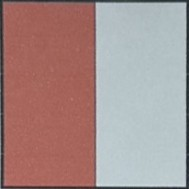
#> input picture wtest2.jpg, 189 x 189 px
$ python data.py
#> lines starting #> are read from the running program, lines starting #| are printed output that depends on the picture; after the words box and inside, x2 and y2 are one past the last pixel; in counts of white or black regions, pixels touching at a corner belong together
import cv2
import numpy as np
import os

# ===== CONFIG =====
INPUT_IMAGE = "wtest2.jpg"
IMG_DIR = "data/input"
REF_DIR = "data/target"

os.makedirs(IMG_DIR, exist_ok=True)
os.makedirs(REF_DIR, exist_ok=True)

# ===== โหลดภาพ =====
img = cv2.imread(INPUT_IMAGE)
#> img is the input picture: shape (189, 189, 3); mean B, G, R 140.2, 142.5, 167
if img is None:
    raise ValueError("โหลดภาพไม่ได้")

# ===== helper functions =====

def adjust_brightness(image, value):
    hsv = cv2.cvtColor(image, cv2.COLOR_BGR2HSV)
    h, s, v = cv2.split(hsv)

    v = v.astype(np.int16)  # 👈 แก้ตรงนี้
    v = np.clip(v + value, 0, 255)

    final_hsv = cv2.merge((h, s, v.astype(np.uint8)))
    return cv2.cvtColor(final_hsv, cv2.COLOR_HSV2BGR)

def adjust_orange(image, value):
    hsv = cv2.cvtColor(image, cv2.COLOR_BGR2HSV)

    h, s, v = cv2.split(hsv)

    # สีส้มอยู่ประมาณ H = 10-25
    mask = (h >= 10) & (h <= 25)

    s = s.astype(np.int16)
    s[mask] = np.clip(s[mask] + value, 0, 255)

    final_hsv = cv2.merge((h, s.astype(np.uint8), v))
    return cv2.cvtColor(final_hsv, cv2.COLOR_HSV2BGR)

# ===== generate =====

counter = 1

def save_pair(processed_img, idx):
    global counter

    img_name = f"img_{idx:04d}.jpg"
    ref_name = f"img_{idx:04d}.jpg"

    cv2.imwrite(os.path.join(IMG_DIR, img_name), processed_img)
    cv2.imwrite(os.path.join(REF_DIR, ref_name), img)

# ===== 1. เพิ่มแสง +5 =====
for i in range(1, 101):
    new_img = adjust_brightness(img, i * 5)
    save_pair(new_img, counter)
    counter += 1
#> this loop made 100 passes
#> pass 1, in adjust_brightness, `h, s, v = cv2.split(hsv)`:
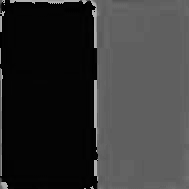
#> h: shape (189, 189); min 0, max 179, mean 52.8
#> pass 1, in adjust_brightness, `h, s, v = cv2.split(hsv)`:
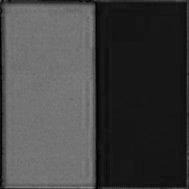
#> s: shape (189, 189); min 0, max 139, mean 65.6
#> pass 1, in adjust_brightness, `h, s, v = cv2.split(hsv)`:
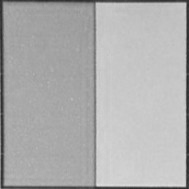
#> v: shape (189, 189); min 38, max 227, mean 174.8
#> after the loop:
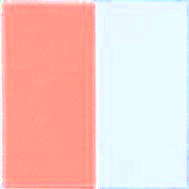
#> new_img: shape (189, 189, 3); mean B, G, R 200.1, 204.4, 244
#> after the loop, counter = 101

# ===== 2. เพิ่มสีส้ม +5 =====
for i in range(1, 101):
    new_img = adjust_orange(img, i * 5)
    save_pair(new_img, counter)
    counter += 1
#> this loop made 100 passes
#> (img_name in save_pair, ref_name in save_pair) on passes 1 to 12: ('img_0101.jpg', 'img_0101.jpg'), ('img_0102.jpg', 'img_0102.jpg'), ('img_0103.jpg', 'img_0103.jpg'), ('img_0104.jpg', 'img_0104.jpg'), ('img_0105.jpg', 'img_0105.jpg'), ('img_0106.jpg', 'img_0106.jpg'), ('img_0107.jpg', 'img_0107.jpg'), ('img_0108.jpg', 'img_0108.jpg'), ('img_0109.jpg', 'img_0109.jpg'), ('img_0110.jpg', 'img_0110.jpg'), ('img_0111.jpg', 'img_0111.jpg'), ('img_0112.jpg', 'img_0112.jpg')
#> pass 1, in adjust_orange, `mask = (h >= 10) & (h <= 25)`:
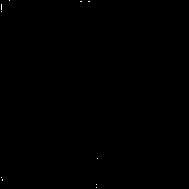
#> mask: shape (189, 189) bool; 0.05% white in thin lines or dots, all inside (x1, y1, x2, y2) = (1, 0, 98, 188)
#> after the loop, counter = 201

# ===== 3. ลดแสง -1 =====
for i in range(1, 101):
    new_img = adjust_brightness(img, -i * 1)
    save_pair(new_img, counter)
    counter += 1
#> this loop made 100 passes
#> (img_name in save_pair, ref_name in save_pair) on passes 1 to 12: ('img_0201.jpg', 'img_0201.jpg'), ('img_0202.jpg', 'img_0202.jpg'), ('img_0203.jpg', 'img_0203.jpg'), ('img_0204.jpg', 'img_0204.jpg'), ('img_0205.jpg', 'img_0205.jpg'), ('img_0206.jpg', 'img_0206.jpg'), ('img_0207.jpg', 'img_0207.jpg'), ('img_0208.jpg', 'img_0208.jpg'), ('img_0209.jpg', 'img_0209.jpg'), ('img_0210.jpg', 'img_0210.jpg'), ('img_0211.jpg', 'img_0211.jpg'), ('img_0212.jpg', 'img_0212.jpg')
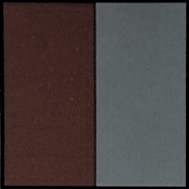
#> new_img: shape (189, 189, 3); mean B, G, R 62.8, 63.6, 72.6
#> after the loop, counter = 301

# ===== 4. ลดสีส้ม -1 =====
for i in range(1, 101):
    new_img = adjust_orange(img, -i * 1)
    save_pair(new_img, counter)
    counter += 1
#> this loop made 100 passes
#> (img_name in save_pair, ref_name in save_pair) on passes 1 to 12: ('img_0301.jpg', 'img_0301.jpg'), ('img_0302.jpg', 'img_0302.jpg'), ('img_0303.jpg', 'img_0303.jpg'), ('img_0304.jpg', 'img_0304.jpg'), ('img_0305.jpg', 'img_0305.jpg'), ('img_0306.jpg', 'img_0306.jpg'), ('img_0307.jpg', 'img_0307.jpg'), ('img_0308.jpg', 'img_0308.jpg'), ('img_0309.jpg', 'img_0309.jpg'), ('img_0310.jpg', 'img_0310.jpg'), ('img_0311.jpg', 'img_0311.jpg'), ('img_0312.jpg', 'img_0312.jpg')
#> after the loop, counter = 401

print("เสร็จแล้ว! ได้ 400 ภาพ")
